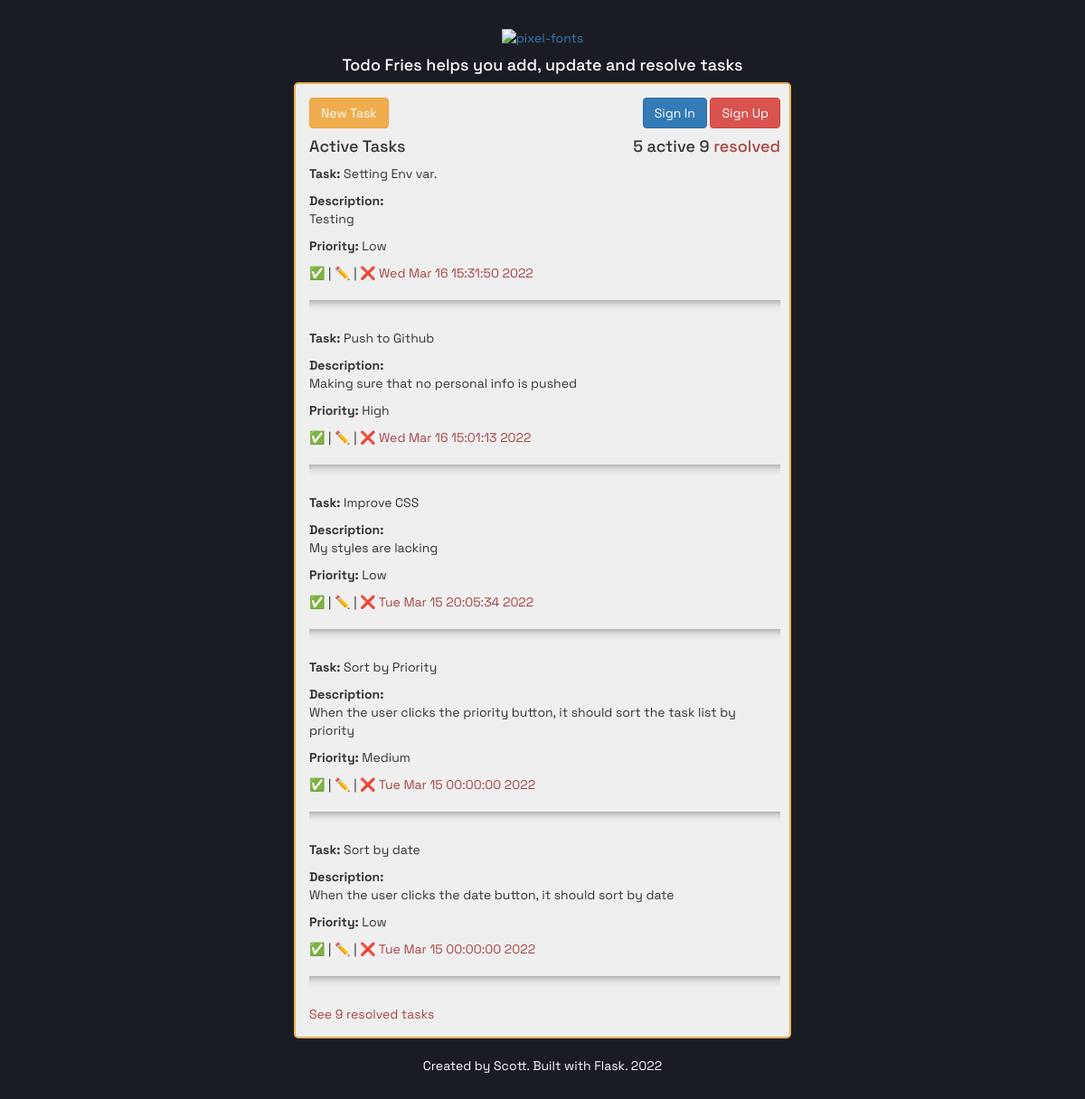
Before: / with the older database file.
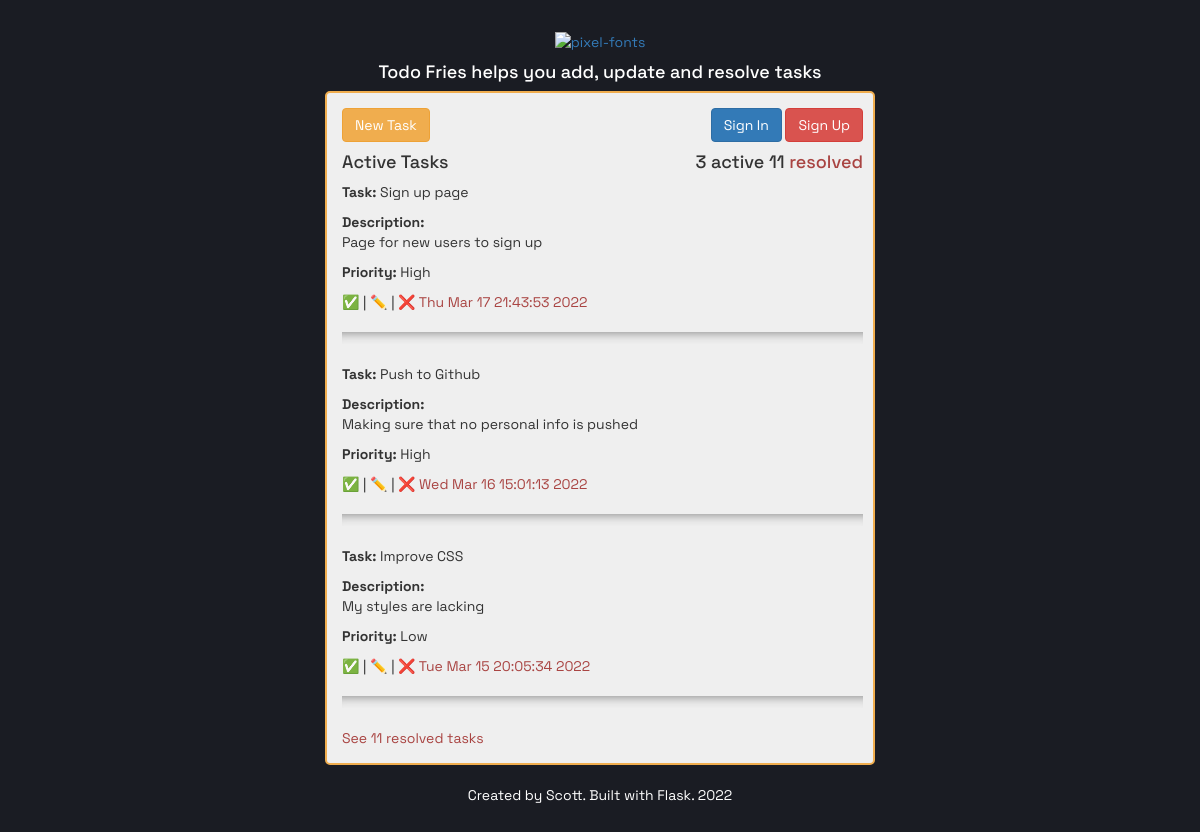
After: the same page with the newer database file.
### main.py (models this page shows)
class TodoApp(db.Model):
    id = db.Column(db.Integer, primary_key=True)
    title = db.Column(db.String(100))
    description = db.Column(db.String(500))
    priority = db.Column(db.String(25))
    date = db.Column(db.String(100))
    resolved = db.Column(db.Integer)

### main.py (the view)
@app.route("/", methods=["GET", "POST"])
def home():
    open_todos = TodoApp.query.filter(TodoApp.resolved == 0).all()
    count_open = TodoApp.query.filter(TodoApp.resolved == 0).count()
    count_resolved = TodoApp.query.filter_by(resolved=1).count()
    task_form = TodoForm()
    sign_up_form = SignUp()
    sign_in_form = SignIn()
    if request.method == "POST":
        new_todo = TodoApp(title=task_form.title.data, description=task_form.description.data,
                           priority=task_form.priority.data, date=datetime.now().strftime("%c"), resolved=0)
        db.session.add(new_todo)
        db.session.commit()
        return redirect(url_for('home'))
    return render_template("index.html", todos=open_todos, task_form=task_form, count=count_open,
                           resolved=count_resolved)

### templates/index.html (shortened to what this page needs)
{% extends "layout.html" %}
{% block content %}
<div class="top">
    <a href="{{ url_for('home')}}"><img src="https://fontmeme.com/permalink/220317/2dc3c3e95c7d38ec2e43737cc6438fbc.png"
                                        alt="pixel-fonts" border="0"></a>
<h4>Todo Fries helps you add, update and resolve tasks</h4>
</div>
<div class="container">
    <div class="row">
        <button class="btn btn-warning" onclick="hideAdd()">New Task</button>
        <span class="signregister">
            <a href="#" class="btn btn-primary">Sign In</a>
            <a href="#" class="btn btn-danger">Sign Up</a>
            </span>
    </div>
    <div class="row">
        <h4>Active Tasks <span class="signregister">{{ count }} active {{ resolved }} <a class="text-danger" href="{{ url_for('show_resolved') }}">resolved</a>
        </span></h4>
        {% for todo in todos|reverse %}
        <div class="square">
            <p><strong>Task:</strong> {{ todo.title }}</p>
            <p><strong>Description:</strong> <br> {{ todo.description }}</p>
            <p><strong>Priority:</strong> {{ todo.priority }}</p>
            <a title="resolved" href="{{ url_for('resolve_task', task=todo.id) }}">✅</a> | <a title="edit"
                                                                                              href="{{ url_for('edit_task', task=todo.id) }}">✏️</a>
            | <a title="delete" href="{{url_for('delete_task', task=todo.id)}}">❌</a> <a class="text-danger" title="task"
                                                                                         href="{{ url_for('show_task', task=todo.id) }}">{{
            todo.date }}</a>
            <hr>
        </div>
        {% endfor %}
        <p> <a class="text-danger" href="{{ url_for('show_resolved') }}">See {{ resolved }} resolved tasks </a></p>
    </div>
</div>
<div class="top">
    <footer>Created by Scott. Built with Flask. 2022</footer>
</div>
{% endblock %}

### templates/layout.html (shortened to what this page needs)
{% extends "bootstrap/base.html" %}
{% import "bootstrap/wtf.html" as wtf %}
{% block styles %}
{{super()}}
<link rel="stylesheet"
      href="{{url_for('.static', filename='styles.css')}}">
{% endblock %}

### static/styles.css (style rules this page uses)
body { margin: 30px; font-family: 'Space Grotesk', sans-serif; background: #1a1c23; }
.container { max-width: 550px; margin: 10px auto 20px auto; padding: 15px 25px 5px 25px; border-radius: 5px; border: 2px solid #f0ad4e; background: #efefef; }
.top { margin-top: 20px; width: 40%; margin: auto; text-align: center; color: white; }
footer { text-align: center; }
a:link { text-decoration: none; }
.row { background: #efefef; padding-left: 5px; }
.signregister { position:relative; float:right; }
hr { height: 12px; border: 0; box-shadow: inset 0 12px 12px -12px rgba(0, 0, 0, 0.5); }

Changed rows visible on the page:
no longer on this page (row edited): TodoApp: title "Setting Env var.", description "Testing", priority "Low", date "Wed Mar 16 15:31:50 2022"
removed TodoApp: title "Sort by Priority", description "When the user clicks the priority button, it should sort the task list by priority", priority "Medium", date "Tue Mar 15 00:00:00 2022"
removed TodoApp: title "Sort by date", description "When the user clicks the date button, it should sort by date", priority "Low", date "Tue Mar 15 00:00:00 2022"
added TodoApp: title "Sign up page", description "Page for new users to sign up", priority "High", date "Thu Mar 17 21:43:53 2022"
Other visible differences:
{{ count }}: "5" → "3"
{{ resolved }}: "9" → "11"
